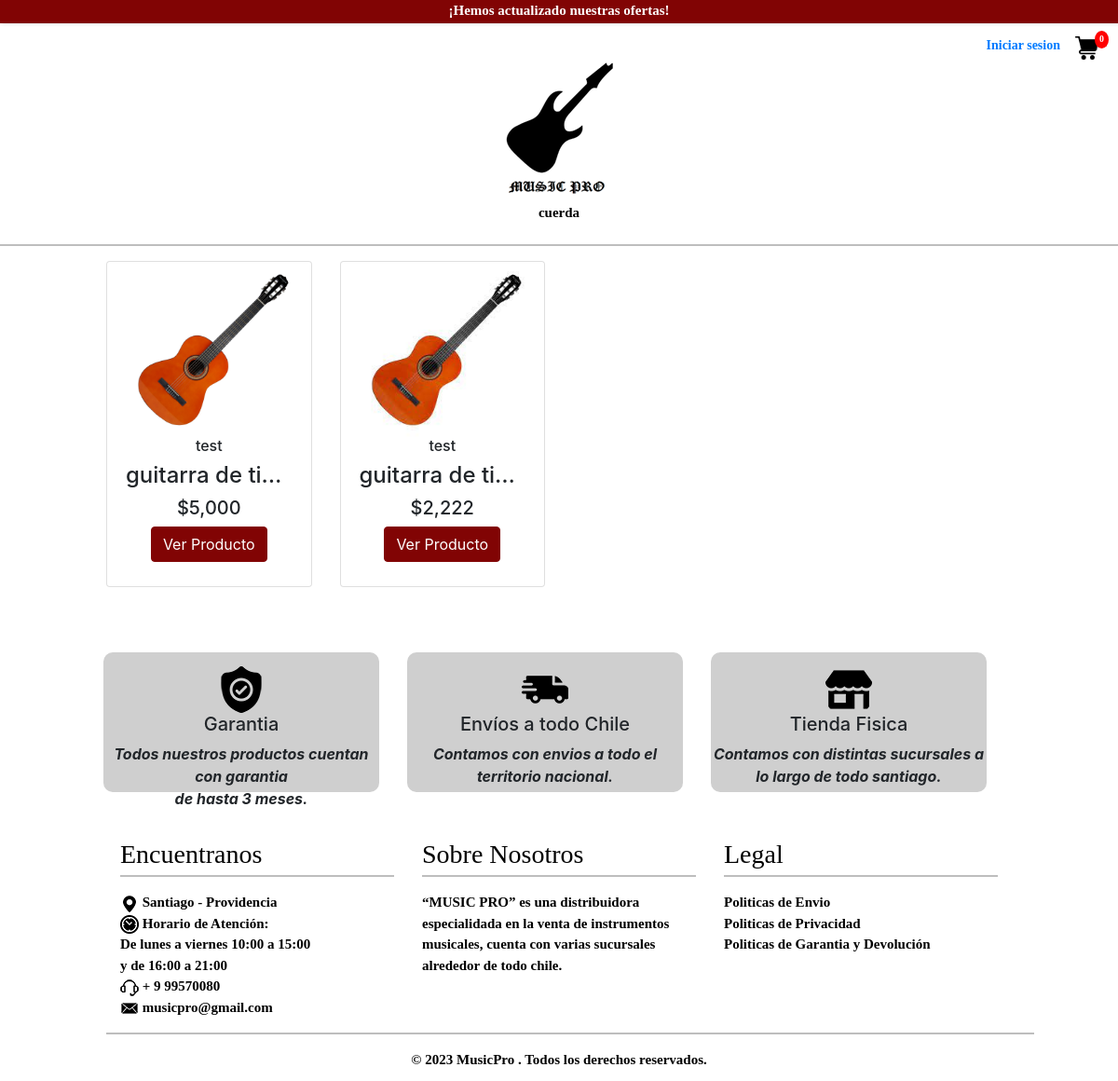
The app's page /, older data.
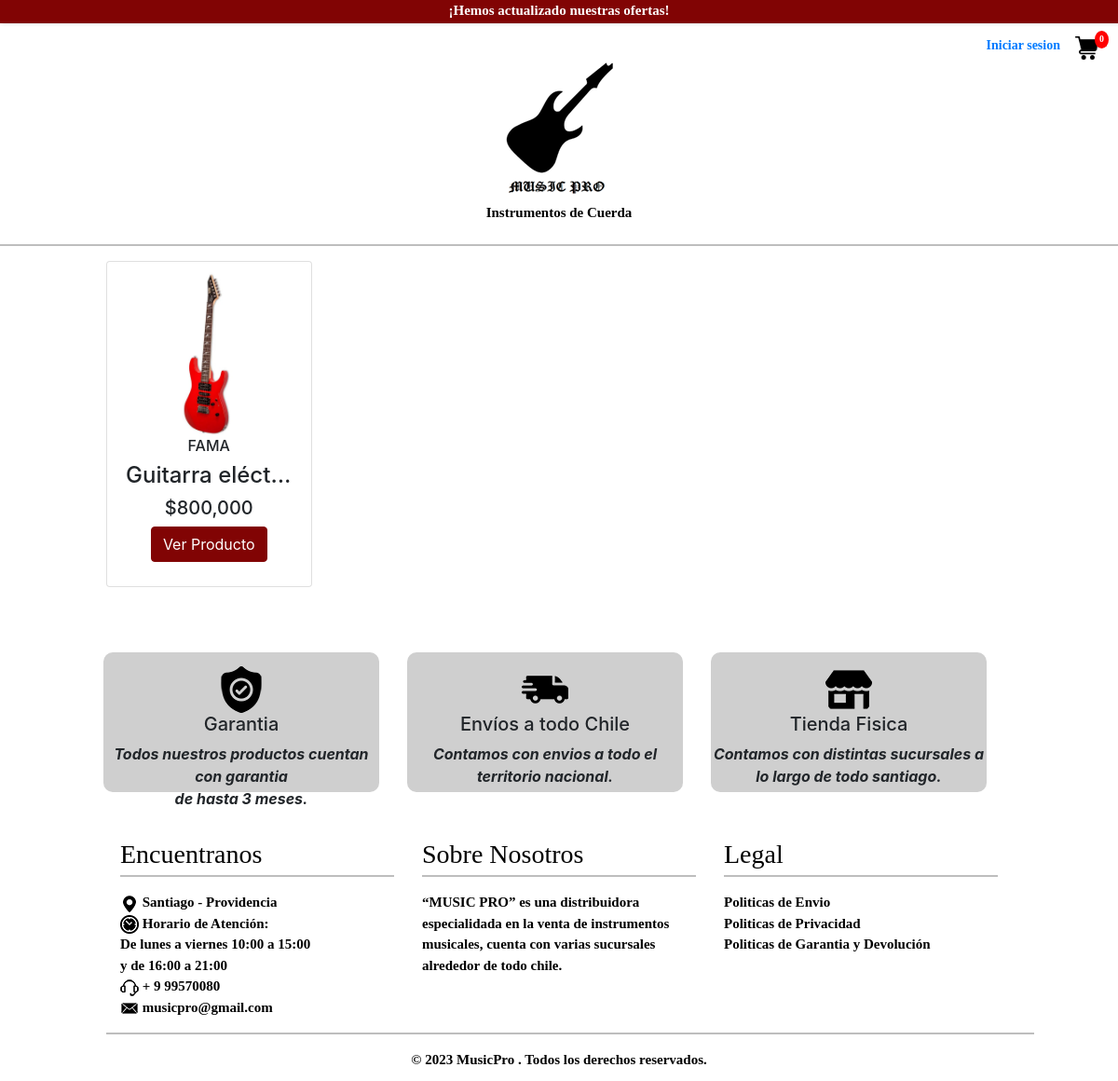
The same page, newer data.
### app/models.py (models this page shows, shortened)
class Categoria(models.Model):
    nombreCategoria = models.CharField(max_length=50,primary_key=True, verbose_name='nombre de la categoria', unique=True)
    descripcion = models.CharField(max_length=255, blank = True)
    slug = AutoSlugField(populate_from='nombreCategoria',null=True)
    class Meta:
        verbose_name = 'category'
        verbose_name_plural = 'categories'

class Producto(models.Model):
    SKU = models.IntegerField(primary_key=True, verbose_name='SKU')
    nombreProducto =  models.CharField(max_length=80 ,verbose_name='nombre', unique=True)
    slug = AutoSlugField(populate_from='nombreProducto',null=True)
    descripcion = models.TextField(verbose_name='descripcion')
    precio = models.IntegerField(verbose_name='precio')
    imagen=models.ImageField(upload_to='img/productos' , null=True)
    stock = models.IntegerField(verbose_name='stock')
    categoria= models.ForeignKey(Categoria,on_delete=models.CASCADE, )
    subcategoria= models.ForeignKey(SubCategoria,on_delete=models.CASCADE)
    tipoinstrumento= models.ForeignKey(TipoInstrumento,on_delete=models.CASCADE, blank=True, null=True)
    marca = models.ForeignKey(Marca,on_delete=models.CASCADE)
    is_available = models.BooleanField(default=True)
    create_date = models.DateTimeField(auto_now_add=True)
    modified_date = models.DateTimeField(auto_now=True)

class Marca(models.Model):
    nombreMarca = models.CharField(max_length=50,primary_key=True ,verbose_name='nombre Marca', unique=True)
    descripcion = models.CharField(max_length=255, blank = True)
    slug = AutoSlugField(populate_from='nombreMarca',null=True)
    def __str__(self) -> str:
        return self.nombreMarca

### app/views.py (the view)
# urls.py: path('', home, name="home"),
def home (request):
    productos = Producto.objects.all().filter(is_available=True)
    categorias = Categoria.objects.all()
    SubCat = SubCategoria.objects.all()
    context = {'productos': productos,'categorias':categorias}
    return render(request, 'app/home.html', context)

### app/context_processors.py (called while the page is built)
def categorias(request):
    categorias = Categoria.objects.all()
    return {'categorias': categorias}

### carts/context_processors.py (called while the page is built)
def counter(request):
    cart_count = 0
    try:
        cart = Cart.objects.filter(cart_id=_cart_id(request))
        cart_items = CartItem.objects.all().filter(cart=cart[:1])
        for cart_item in cart_items:
            cart_count += cart_item.quantity
    except Cart.DoesNotExist:
        cart_count = 0
    return dict(cart_count=cart_count)

### carts/views.py (called while the page is built)
def _cart_id(request):
    cart = request.session.session_key
    if not cart:
        cart= request.session.create()
    return cart

### app/templates/app/home.html (shortened to what this page needs)
{% extends 'app/base.html' %}
{% load static %}
{% block contenido %}
<div class="contenido">
{% load humanize %}
<div class="row">
    {% for p in productos %}
    <div class="col-xs col-sm-6 col-md col-lg-3">
        <div class="producto">
            <div class="card">
                <div class="body-card">
                    <div class="text-center"><img src="{{ p.imagen.url}}" class="img-fluid">
                    </div>
                    <h6 class="text-center ">{{p.marca}}</h6>
                    <h4 class="text-center text-truncate">{{p.nombreProducto}}</h4>
                    <h5 class="text-center ">${{p.precio | intcomma }}</h5>
                    <a href="{% url 'detalle' p.SKU %}">
                        <div class="text-center"> <button type="button" class="btn btn-success ">
                                Ver Producto</button>
                    </a>
                </div>
            </div>
        </div>
    </div>
</div>
{% endfor %}
<div class="row">
    <div class="col-xs col-sm-12 col-md-12 col-lg-4">
        <div class="sellos-de-calidad">
            <img src="{% static 'img/icons/garantia.png' %}" class="img-fluid">
            <br>
            <h5>Garantia</h5>
            <h7>Todos nuestros productos cuentan con garantia <br> de hasta 3 meses.</h7>
        </div>
    </div>
    <div class="col-xs col-sm-12 col-md-12 col-lg-4">
        <div class="sellos-de-calidad">
            <img src="{% static 'img/icons/envios.png' %}" class="img-fluid">
            <br>
            <h5>Envíos a todo Chile</h5>
            <h7>Contamos con envios a todo el territorio nacional.</h7>
        </div>
    </div>
    <div class="col-xs col-sm-12 col-md-12 col-lg-4">
        <div class="sellos-de-calidad">
            <img src="{% static 'img/icons/tienda.png' %}" class="img-fluid">
            <br>
            <h5>Tienda Fisica</h5>
            <h7>Contamos con distintas sucursales a lo largo de todo santiago.</h7>
        </div>
    </div>
</div>
<br>
<br>
<br>
<br>
{% endblock %}

### app/templates/app/base.html (shortened to what this page needs)
<!DOCTYPE html>
<html lang="es">
<head>
    <link rel="stylesheet" href="https://cdn.jsdelivr.net/bxslider/4.2.12/jquery.bxslider.css">
    <link href="https://cdn.jsdelivr.net/npm/bootstrap@5.0.2/dist/css/bootstrap.min.css" rel="stylesheet"
>
    <link rel="stylesheet" href="https://stackpath.bootstrapcdn.com/bootstrap/4.5.2/css/bootstrap.min.css">
    {% load static %}
    <link rel="stylesheet" href="{% static 'css/estilos.css' %}">
</head>
<body>
    <header>
        <div class="contenedor-anuncio">
            ¡Hemos actualizado nuestras ofertas!
        </div>
        <div class="sesion mt-60">
            {% if user.is_authenticated %}
            <li>
                Bienvenido/a: <a href="#">{{user.email}}</a>
                &nbsp;
                <a href="{% url 'logout' %}">Cerrar Sesion </a>
                {% if user.is_staff %}
                &nbsp;
                <a href="{%url 'adminView' %}">Panel de Admin</a>
                {% endif %}
            </li>
            {% else %}
            <li>
                <a href="{% url 'loginCli' %}">Iniciar sesion </a>
            </li>
            {% endif %}
            <div id="cart" class="cart-icon">
                <a href="{% url 'cart' %}"><img src="{% static 'img/icons/carrito.png' %}" alt="Carrito" oncontextmenu="return false;"></a>
                <div id="cart-quantity">{{ cart_count }}</div>
            </div>
        </div>
        <div class="contenedor-logo">
            <a href="{%url 'home' %}">
                <img href class="logo" src="{% static 'img/logo.png' %}" alt="logo"></a>
        </div>
        <ul class="nav nav-pills nav-justified mb-3 mx-5" id="ex1" role="tablist">
            {% for ve in categorias %}
            <li> <a href="{% url 'store' ve.slug %}"> {{ve.nombreCategoria}}</a></li>
            {% endfor %}
        </ul>
        <hr>
    </header>
    <div class="contenido">
        {% block contenido %}
        {% endblock %}
    </div>
    <footer>
        <div class="container">
            <div class="row">
                <div class="col-md-4 footer-col">
                    <h3>Encuentranos</h3>
                    <hr>
                    <ul class="list-inline">
                        <li>
                            <img src="{% static 'img/icons/ubicacion.png' %}" class="img-fluid">
                            Santiago - Providencia
                        </li>
                        <li>
                            <img src="{% static 'img/icons/horario.png' %}" class="img-fluid">
                            Horario de Atención: <br>De lunes a viernes
                            10:00 a 15:00 <br> y de 16:00 a 21:00
                        </li>
                        <li>
                            <img src="{% static 'img/icons/atencion.png' %}" class="img-fluid">
                            + 9 99570080
                        </li>
                        <li>
                            <img src="{% static 'img/icons/correo.png' %}" class="img-fluid">
                            <a target="_self" href="#">musicpro@gmail.com</a>
                        </li>
                    </ul>
                </div>
                <div class="col-md-4 footer-col">
                    <h3>Sobre Nosotros</h3>
                    <hr>
                    <ul class="list-inline">
                        <li>
                            “MUSIC PRO” es una distribuidora especialidada en la venta de instrumentos musicales, cuenta
                            con
                            varias sucursales alrededor de todo chile.
                        </li>
                    </ul>
                </div>
                <div class="col-md-4 footer-col">
                    <h3>Legal</h3>
                    <hr>
                    <ul class="list-inline">
                        <li>
                            <a target="_self" href="#">Politicas de Envio</a>
                        </li>
                        <li>
                            <a target="_self" href="#">Politicas de Privacidad</a>
                        </li>
                        <li>
                            <a target="_self" href="#"> Politicas de Garantia y Devolución</a>
                        </li>
                    </ul>
                </div>
                <hr>
            </div>
        </div>
        <div class="container">
            <div class="row">
                <div class="col-md-12 footer-col">
                    <div class="footer2">
                        © 2023 MusicPro . Todos los derechos reservados.
                    </div>
                </div>
            </div>
        </div>
    </footer>
</body>
</html>

### app/static/css/estilos.css (style rules this page uses)
* { margin: 0; padding: 0; }
body { background-color: white; }
header { width: 100%; background-color: #fff; font-family: Comic Sans MS; font-weight: bold; font-size: 15px; color: #000; }
.sesion { font-size: 14px; display: flex; justify-content: flex-end; margin: 0px; margin-left: 50px; list-style: none; margin-right: 20px; }
.sesion li { margin-left: 150px; }
ul, ol { list-style: none; }
.nav { display: flex; justify-content: center; }
.nav>li { float: left; }
.nav li a { color: #000; text-decoration: none; padding: 6px 12px; display: block; }
#cart { position: relative; display: inline-block; margin-left: 15px; }
#cart img { height: 27px; width: 27px; display: block; }
#cart-quantity { position: absolute; top: -5px; right: -10px; background: red; color: white; padding: 2px 5px; border-radius: 50%; font-size: 0.7em; }
.mt-60 { margin-top: 13px; }
.contenedor-anuncio { background-color: #810404; color: white; width: 100%; height: 25px; text-align: center; box-shadow: 2px 0px 4px rgba(0, 0, 0, 0.2); }
.contenedor-logo { text-align: center; }
.contenido { background-color: #fff; width: 90%; margin: auto; }
.producto .card { height: 350px; width:100%; }
.producto .body-card { white-space: nowrap; overflow: hidden; text-overflow: ellipsis; margin-left:20px; margin-right:20px; margin-top:10px; }
.producto .body-card img { max-height: 200px; }
.sellos-de-calidad { background-color: #cfcfcf; border-radius: 10px; height: 150px; padding-top: 15px; font-weight: bold; text-align: center; margin-top: 50px; margin-bottom:30px; }
.sellos-de-calidad h7 { font-style: italic; }
.producto img { object-fit: cover; }
.producto .card { margin-bottom: 20px; }
.producto .btn { margin-bottom: 10px; background-color: #810404; border-color: #810404; }
footer { color: black; width: 100%; margin: auto; font-family: Comic Sans MS; font-weight: bold; font-size: 15px; margin-bottom: 0px; margin-top: 20px; }
footer h3 { margin-bottom: 10px; margin: auto; margin-bottom: -10px; font-family: Comic Sans MS; }
footer a:link { color: black; text-decoration: none; }
.footer2 { margin: auto; width: 100%; display: flex; justify-content: center; }

Row changes from the older to the newer data that the page shows:
removed Categoria: nombreCategoria "cuerda"
removed Producto: imagen (picture), marca "test", nombreProducto "guitarra de ti…", precio "5,000"
removed Producto: imagen (picture), marca "test", nombreProducto "guitarra de ti…", precio "2,222"
added Categoria: nombreCategoria "Instrumentos de Cuerda"
added Producto: imagen (picture), marca "FAMA", nombreProducto "Guitarra eléct…", precio "800,000"
